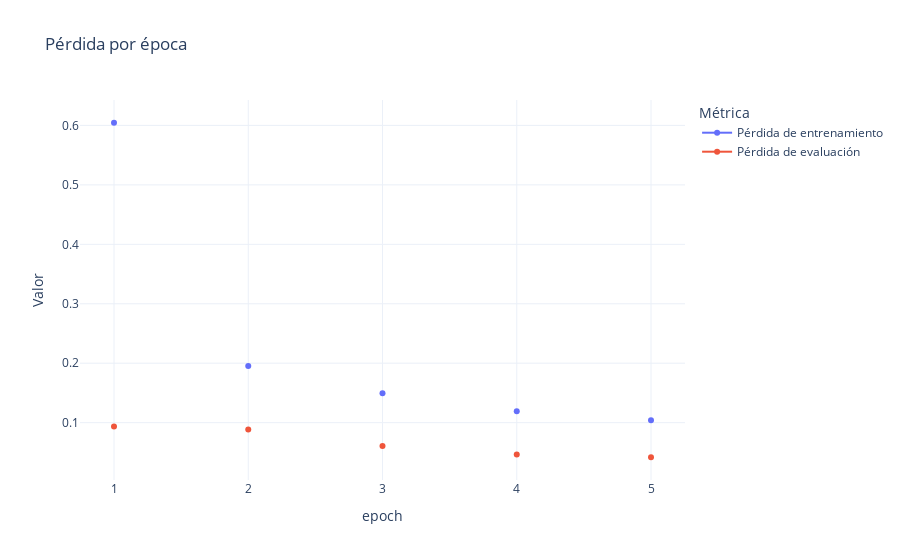
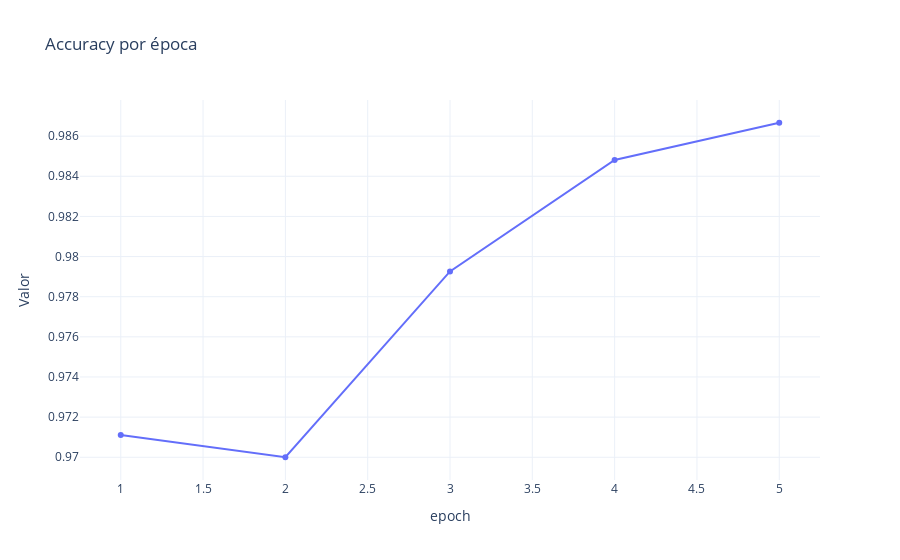

Write notebook code for charts like these, in order.
### Code cell
# Filtramos solo las filas que tienen datos útiles
filtered_history = history.copy()
filtered_history = filtered_history[filtered_history["epoch"].notna()]

# Plot de pérdidas (loss)
plot_metric(
    filtered_history,
    x_col="epoch",
    y_cols=["loss", "eval_loss"],
    y_labels=["Pérdida de entrenamiento", "Pérdida de evaluación"],
    title="Pérdida por época",
    filename=CHECKPOINT.replace("/", "-") + "_loss_plot",
    dirpath=FIGURES_DIR / MODEL_FOLDER,
)

# Plot de accuracy
if "eval_accuracy" in filtered_history.columns:
    plot_metric(
        filtered_history[filtered_history["eval_accuracy"].notna()],
        x_col="epoch",
        y_cols=["eval_accuracy"],
        y_labels=["Accuracy de evaluación"],
        title="Accuracy por época",
        filename=CHECKPOINT.replace("/", "-") + "_accuracy_plot",
        dirpath=FIGURES_DIR / MODEL_FOLDER,
    )

### Figure 1 — Plotly figure (JSON) as saved in the notebook; plotly's stock layout.template omitted (floating-point values rounded to 4 significant figures)
{"data": [{"mode": "lines+markers", "name": "Pérdida de entrenamiento", "type": "scatter", "x": [1.0, 1.0, 2.0, 2.0, 3.0, 3.0, 4.0, 4.0, 5.0, 5.0, 5.0], "y": [0.6045, NaN, 0.1955, NaN, 0.1493, NaN, 0.119, NaN, 0.104, NaN, NaN]}, {"mode": "lines+markers", "name": "Pérdida de evaluación", "type": "scatter", "x": [1.0, 1.0, 2.0, 2.0, 3.0, 3.0, 4.0, 4.0, 5.0, 5.0, 5.0], "y": [NaN, 0.09343, NaN, 0.08853, NaN, 0.06054, NaN, 0.04651, NaN, 0.04181, NaN]}], "layout": {"legend": {"title": {"text": "Métrica"}}, "title": {"text": "Pérdida por época"}, "xaxis": {"title": {"text": "epoch"}}, "yaxis": {"title": {"text": "Valor"}}}}

### Figure 2 — Plotly figure (JSON) as saved in the notebook; plotly's stock layout.template omitted (floating-point values rounded to 4 significant figures)
{"data": [{"mode": "lines+markers", "name": "Accuracy de evaluación", "type": "scatter", "x": [1.0, 2.0, 3.0, 4.0, 5.0], "y": [0.9711, 0.97, 0.9793, 0.9848, 0.9867]}], "layout": {"legend": {"title": {"text": "Métrica"}}, "title": {"text": "Accuracy por época"}, "xaxis": {"title": {"text": "epoch"}}, "yaxis": {"title": {"text": "Valor"}}}}
